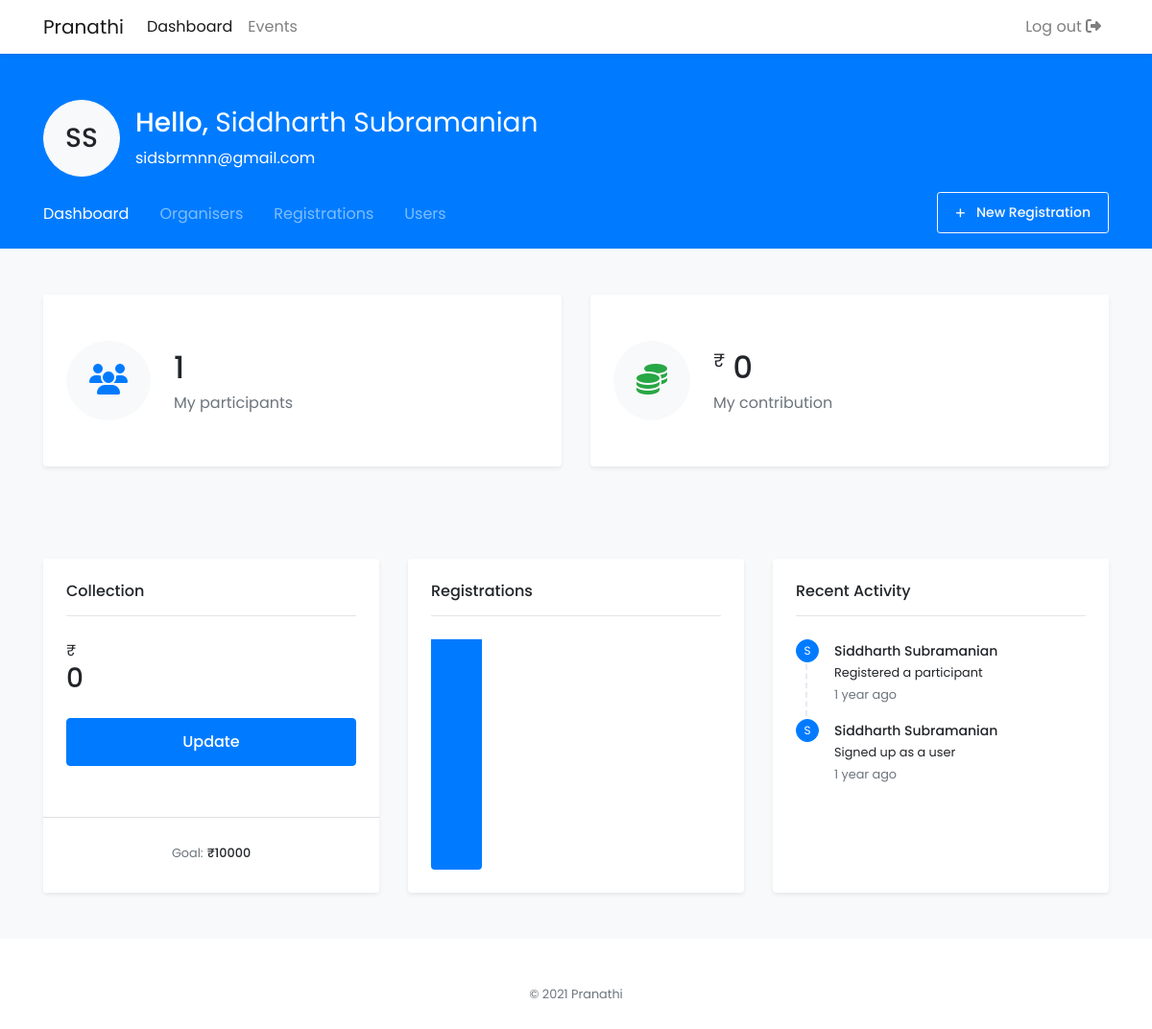
Page /dashboard.php (signed in) on the committed database.
### tables this page shows
CREATE TABLE `users` (
  `full_name` varchar(255) NOT NULL,
  `email` varchar(255) NOT NULL,
  `pass` varchar(255) NOT NULL,
  `phone` varchar(10) NOT NULL,
  `contribution` int(11) DEFAULT '0'
);

CREATE TABLE `logs` (
  `log_time` timestamp NULL DEFAULT CURRENT_TIMESTAMP,
  `log_user` varchar(255) NOT NULL,
  `log_message` text NOT NULL
);

### dashboard.php (the view, shortened to what this page needs)
<?php
function time_elapsed_string($datetime, $full = false) {
    $now = new DateTime;
    $ago = new DateTime($datetime);
    $diff = $now->diff($ago);
    $diff->w = floor($diff->d / 7);
    $string = array(
        'y' => 'year',
        'm' => 'month',
        'w' => 'week',
        'd' => 'day',
        'h' => 'hour',
        'i' => 'minute',
        's' => 'second',
    );
    if (!$full) $string = array_slice($string, 0, 1);
    return $string ? implode(', ', $string) . ' ago' : 'just now';
}
include 'includes/db_connect.php';
$goal = 10000;
$user_id = $_SESSION['user_id'];
$result = $db->query("SELECT COUNT(*) as count FROM participants WHERE registered_by = '$user_id'");
if ($result) {
    if ($row = $result->fetch_assoc()) {
        $my_participant_count = $row['count'];
    }
}
$result = $db->query("SELECT contribution FROM users WHERE email = '$user_id'");
if ($result) {
    if ($row = $result->fetch_assoc()) {
        $my_total_contribution = $row['contribution'];
    }
}
$result = $db->query("SELECT SUM(contribution) as contribution FROM users");
if ($result) {
    if ($row = $result->fetch_assoc()) {
        $total_contribution = $row['contribution'];
    }
}
$participant_count = 0;
$result = $db->query("SELECT COUNT(*) AS count FROM registrations GROUP BY event_id ORDER BY COUNT(participant_id) DESC LIMIT 1");
if ($result) {
    if ($row = $result->fetch_assoc()) {
        $participant_count = $participant_count + $row['count'];
    }
}
?>
<!DOCTYPE html>
<html lang="en">
<head>
    <?php include 'includes/_links.php'; ?>
</head>
<body>
    <?php include 'includes/_navbar.php'; ?>
    <main class="bg-light">
        <?php include 'includes/_dash_head.php'; ?>
        <div class="container py-5">
            <div class="card-deck d-block d-lg-flex">
                <div class="card border-0 shadow-sm mb-4 mb-lg-0">
                    <div class="card-body px-4 py-5">
                        <div class="d-flex align-items-center">
                            <span class="rounded-circle text-primary bg-light p-4 mr-4"><i
                                    class="fas fa-users fa-2x"></i></span>
                            <span>
                                <span class="d-block h2">
                                    <?php echo isset($my_participant_count) ? $my_participant_count : '-'; ?>
                                </span>
                                <h2 class="h6 text-secondary font-weight-normal mb-0">My participants</h2>
                            </span>
                        </div>
                    </div>
                </div>
                <div class="card border-0 shadow-sm mb-4 mb-lg-0">
                    <div class="card-body px-4 py-5">
                        <div class="d-flex align-items-center">
                            <span class="rounded-circle text-success bg-light p-4 mr-4"><i
                                    class="fas fa-coins fa-2x"></i></span>
                            <span>
                                <span class="d-block h2">
                                    <sup><small>&#8377;</small></sup>
                                    <?php echo isset($my_total_contribution) ? $my_total_contribution : '-'; ?>
                                </span>
                                <h2 class="h6 text-secondary font-weight-normal mb-0">My contribution</h2>
                            </span>
                        </div>
                    </div>
                </div>
            </div>
        </div>
        <div class="container py-5">
            <div class="card-deck d-block d-lg-flex">
                <div class="card border-0 shadow-sm mb-4 mb-lg-0">
                    <div class="card-body p-4">
                        <h4 class="h6 mb-0">Collection</h4>
                        <hr class="mt-3 mb-4">
                        <div class="d-block d-sm-flex justify-content-between align-items-center mb-4">
                            <div class="mb-3 mb-sm-0">
                                <span class="d-block">&#8377;</span>
                                <span
                                    class="h3 font-weight-medium"><?php echo isset($total_contribution) ? $total_contribution : '-'; ?></span>
                            </div>
                        </div>
                        <a href="dashboard.php?update=contribution"
                            class="btn btn-block btn-primary transition-3d-hover">Update</a>
                    </div>
                    <div class="card-footer bg-white p-4">
                        <div class="text-center">
                            <label class="small text-muted">Goal:</label>
                            <small class="font-weight-medium">&#8377;<?php echo $goal; ?></small>
                        </div>
                    </div>
                </div>
                <div class="card border-0 shadow-sm mb-4 mb-lg-0">
                    <div class="card-body p-4">
                        <h4 class="h6 mb-0">Registrations</h4>
                        <hr class="mt-3 mb-4">
                        <div class="row">
                            <?php
                            $result = $db->query("SELECT event_name, COUNT(*) AS count FROM registrations NATURAL JOIN events GROUP BY event_id ORDER BY COUNT(participant_id) DESC LIMIT 4");
                            if ($result) {
                                while ($row = $result->fetch_assoc()) { ?>
                            <div class="col-3">
                                <div class="js-vr-progress progress-vertical rounded" data-toggle="tooltip"
                                    data-placement="right"
                                    title="<?php echo $row['event_name']; ?> (<?php echo $row['count']; ?>)">
                                    <div class="js-vr-progress-bar bg-primary rounded-bottom" role="progressbar"
                                        style="height: <?php echo $row['count'] / $participant_count * 100; ?>%"
                                        aria-valuenow="<?php echo $row['count'] / $participant_count * 100; ?>"
                                        aria-valuemin="0" aria-valuemax="100">
                                    </div>
                                </div>
                            </div>
                            <?php
                                }
                            } ?>
                        </div>
                    </div>
                </div>
                <div class="card border-0 shadow-sm">
                    <div class="card-body p-4">
                        <h4 class="h6 mb-0">Recent Activity</h4>
                        <hr class="mt-3 mb-4">
                        <div class="overflow-hidden">
                            <div class="js-scrollbar pr-3" style="max-height: 250px;">
                                <ul class="list-unstyled u-indicator-vertical-dashed">
                                    <?php
                                    $result = $db->query("SELECT full_name, log_message, log_time FROM logs INNER JOIN users ON log_user = email ORDER BY log_time DESC");
                                    if ($result) {
                                        while ($row = $result->fetch_assoc()) { ?>
                                    <li class="media u-indicator-vertical-dashed-item">
                                        <span class="btn btn-xs btn-icon btn-primary rounded-circle mr-3">
                                            <span class="btn-icon__inner"><?php echo $row['full_name'][0]; ?></span>
                                        </span>
                                        <div class="media-body">
                                            <h5 class="my-1" style="font-size: 0.875rem;">
                                                <?php echo $row['full_name']; ?></h5>
                                            <p class="small mb-1"><?php echo $row['log_message']; ?></p>
                                            <small
                                                class="d-block text-muted"><?php echo time_elapsed_string($row['log_time']); ?></small>
                                        </div>
                                    </li>
                                    <?php
                                        }
                                    } ?>
                                </ul>
                            </div>
                        </div>
                    </div>
                </div>
            </div>
        </div>
    </main>
    <?php include 'includes/_scripts.php'; ?>
</body>
</html>

### includes/_links.php (shortened to what this page needs)
<link rel="stylesheet" href="https://stackpath.bootstrapcdn.com/bootstrap/4.3.1/css/bootstrap.min.css"
>
<link rel="stylesheet" href="css/jquery.mCustomScrollbar.css">
<link rel="stylesheet" href="css/style.css">

### includes/_navbar.php (shortened to what this page needs)
<nav class="navbar navbar-expand-lg navbar-light bg-white shadow-sm">
    <div class="container">
        <a href="index.php" class="navbar-brand">Pranathi</a>
        <div class="collapse navbar-collapse">
            <ul class="navbar-nav mr-auto">
                <?php if (isset($_SESSION['user_id'])) { ?>
                <li class="nav-item <?php if (basename($_SERVER['PHP_SELF']) == 'dashboard.php') { echo 'active'; } ?>">
                    <a href="dashboard.php" class="nav-link">Dashboard</a>
                </li>
                <?php } else { ?>
                <li class="nav-item <?php if (basename($_SERVER['PHP_SELF']) == 'index.php') { echo 'active'; } ?>">
                    <a href="index.php" class="nav-link">Dashboard</a>
                </li>
                <?php } ?>
                <li class="nav-item <?php if (basename($_SERVER['PHP_SELF']) == 'events.php') { echo 'active'; } ?>">
                    <a href="events.php" class="nav-link">Events</a>
                </li>
            </ul>
            <ul class="navbar-nav">
                <?php if (isset($_SESSION['user_id'])) { ?>
                <li class="nav-item">
                    <a href="logout.php" class="nav-link">Log out <i class="fas fa-sign-out-alt"></i></a>
                </li>
                <?php } ?>
            </ul>
        </div>
    </div>
</nav>

### includes/_dash_head.php
<?php
function split_name($name) {
    $name = trim($name);
    $last_name = (strpos($name, ' ') === false) ? '' : preg_replace('#.*\s([\w-]*)$#', '$1', $name);
    $first_name = trim( preg_replace('#'.$last_name.'#', '', $name ) );
    return array($first_name, $last_name);
}
?>
<div class="bg-primary">
    <div class="container pt-5">
        <div class="d-flex align-items-center">
            <span class="btn btn-icon btn-lg btn-light rounded-circle mr-3">
                <span class="btn-icon__inner"><?php
                $names = split_name($_SESSION['user_name']);
                echo $names[0][0] . $names[1][0];
                ?></span>
            </span>
            <span>
                <h1 class="h3 text-white font-weight-medium mb-2">Hello,
                    <span class="font-weight-normal"><?php echo $_SESSION['user_name']; ?></span>
                </h1>
                <span class="d-block text-white"><?php echo $_SESSION['user_id']; ?></span>
            </span>
        </div>
        <div class="d-flex align-items-end justify-content-between py-3">
            <ul class="nav dash-head-nav">
                <li class="nav-item <?php if (basename($_SERVER['PHP_SELF']) == 'dashboard.php') { echo 'active'; } ?>">
                    <a href="dashboard.php" class="nav-link pl-0">Dashboard</a>
                </li>
                <li
                    class="nav-item <?php if (basename($_SERVER['PHP_SELF']) == 'organisers.php') { echo 'active'; } ?>">
                    <a href="organisers.php" class="nav-link">Organisers</a>
                </li>
                <li
                    class="nav-item <?php if (basename($_SERVER['PHP_SELF']) == 'registrations.php') { echo 'active'; } ?>">
                    <a href="registrations.php" class="nav-link">Registrations</a>
                </li>
                <li class="nav-item <?php if (basename($_SERVER['PHP_SELF']) == 'users.php') { echo 'active'; } ?>">
                    <a href="users.php" class="nav-link">Users</a>
                </li>
            </ul>
            <a class="btn btn-outline-light btn-sm transition-3d-hover" href="select_events.php">
                <span class="fas fa-plus small mr-2"></span>
                New Registration
            </a>
        </div>
    </div>
</div>

### includes/_scripts.php (shortened to what this page needs)
<footer class="py-5 text-muted text-center small">
    <p class="mb-1">&copy; 2021 Pranathi</p>
</footer>

### css/style.css (style rules this page uses)
body { font-family: 'Poppins', sans-serif; min-height: 100vh; display: flex; flex-direction: column; }
main { flex: 1 0 auto; }
a { text-decoration: none !important; }
.font-weight-medium { font-weight: 500 !important; }
.btn { font-weight: 500; padding: 0.75rem 1rem; }
.btn-sm { padding: 0.625rem 1.125rem; }
.progress-vertical { display: -ms-flexbox; display: flex; -ms-flex-flow: column nowrap; flex-flow: column nowrap; -ms-flex-pack: end; justify-content: flex-end; background-color: var(--light); height: 15rem; }
.btn-xs { font-size: 0.6875rem; font-weight: 400; padding: 0.4375rem 0.9375rem; }
.btn-icon { position: relative; line-height: 0; font-size: 1rem; width: 3.125rem; height: 3.125rem; padding: 0; }
.btn-icon.btn-xs { font-size: 0.75rem; width: 1.5rem; height: 1.5rem; }
.btn-icon.btn-lg, .btn-group-lg > .btn-icon.btn { font-size: 1.75rem; width: 5rem; height: 5rem; }
.btn-icon__inner { position: absolute; top: 50%; left: 50%; -webkit-transform: translate(-50%, -50%); transform: translate(-50%, -50%); }
.media { display: -ms-flexbox; display: flex; -ms-flex-align: start; align-items: flex-start; }
.media-body { -ms-flex: 1; flex: 1; }
.u-indicator-vertical-dashed-item:not(:last-child) { position: relative; margin-bottom: 1rem; }
.u-indicator-vertical-dashed-item:not(:last-child)::after { position: absolute; top: 1.625rem; bottom: -0.8125rem; left: 0.625rem; border-left: 2px dashed #e7eaf3; content: ''; }
.dash-head-nav .nav-link { color: rgba(255, 255, 255, 0.5); }
.dash-head-nav .show > .nav-link, .dash-head-nav .active > .nav-link, .dash-head-nav .nav-link.show, .dash-head-nav .nav-link.active { color: #fff; }
.card-deck { display: -ms-flexbox; display: flex; -ms-flex-direction: column; flex-direction: column; }
.card-deck .card { margin-bottom: 15px; }
.transition-3d-hover { transition: all 0.2s ease-in-out; }
@media (min-width: 576px) { .card-deck { -ms-flex-flow: row wrap; flex-flow: row wrap; margin-right: -15px; margin-left: -15px; } }
@media (min-width: 576px) { .card-deck .card { display: -ms-flexbox; display: flex; -ms-flex: 1 0 0%; flex: 1 0 0%; -ms-flex-direction: column; flex-direction: column; margin-right: 15px; margin-bottom: 0; margin-left: 15px; } }

### rows in the picture
users: contribution "0"
logs: log_user.full_name "S", log_user.full_name "Siddharth Subramanian", log_message "Registered a participant", log_time "1 year ago"
logs: log_user.full_name "S", log_user.full_name "Siddharth Subramanian", log_message "Signed up as a user", log_time "1 year ago"

### other values in the picture
$names[0][0] "S"
$names[1][0] "S"
$_SESSION['user_name'] "Siddharth Subramanian"
$_SESSION['user_id'] "sidsbrmnn@gmail.com"
$my_participant_count "1"
$total_contribution "0"
$goal "10000"
